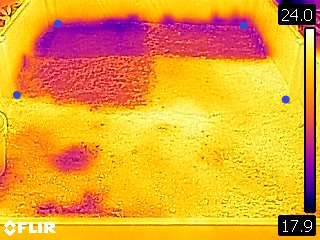
#> input picture Data/Modified/Thermal.png, 320 x 240 px
$ python main_angle_Thermal.py   (older library calls are emulated)
#> lines starting #> are read from the running program, lines starting #| are printed output that depends on the picture
import numpy as np
import matplotlib.pyplot as plt
import pandas as pd
import cv2
import os


""" Insert Inputs:
    1- Location of the Image and Data"""


""" 1 - Load Image """
image_name = 'Thermal.png'
data_name = 'Thermal.csv'
Folder1 = 'Data'
Folder2 = 'Modified'
path_save = 'Results'

h_rct = 180
w_rct = 226
Filename = os.path.join(Folder1, Folder2, image_name)
image_bgr = cv2.imread(Filename)
#> image_bgr is the input picture: shape (240, 320, 3); mean B, G, R 45.5, 161.5, 230.4
image = cv2.cvtColor(image_bgr, cv2.COLOR_BGR2RGB)

# RGB (color) imagery is similar to viewing a digital photograph taken from a plane
plt.figure()
plt.imshow(image)
plt.title('Thermal image from Camera')
plt.colorbar()
plt.show()
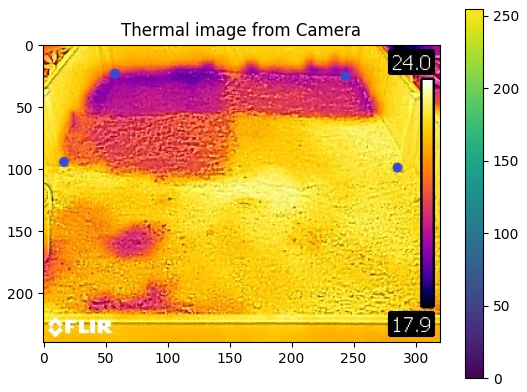
#> figure drawn by matplotlib, 2 panels


""" 2- Load Temprature data from CSV file """
Dataname = os.path.join(Folder1, Folder2, data_name)
#> (the run stopped early here; a loop or call above may not have finished)
